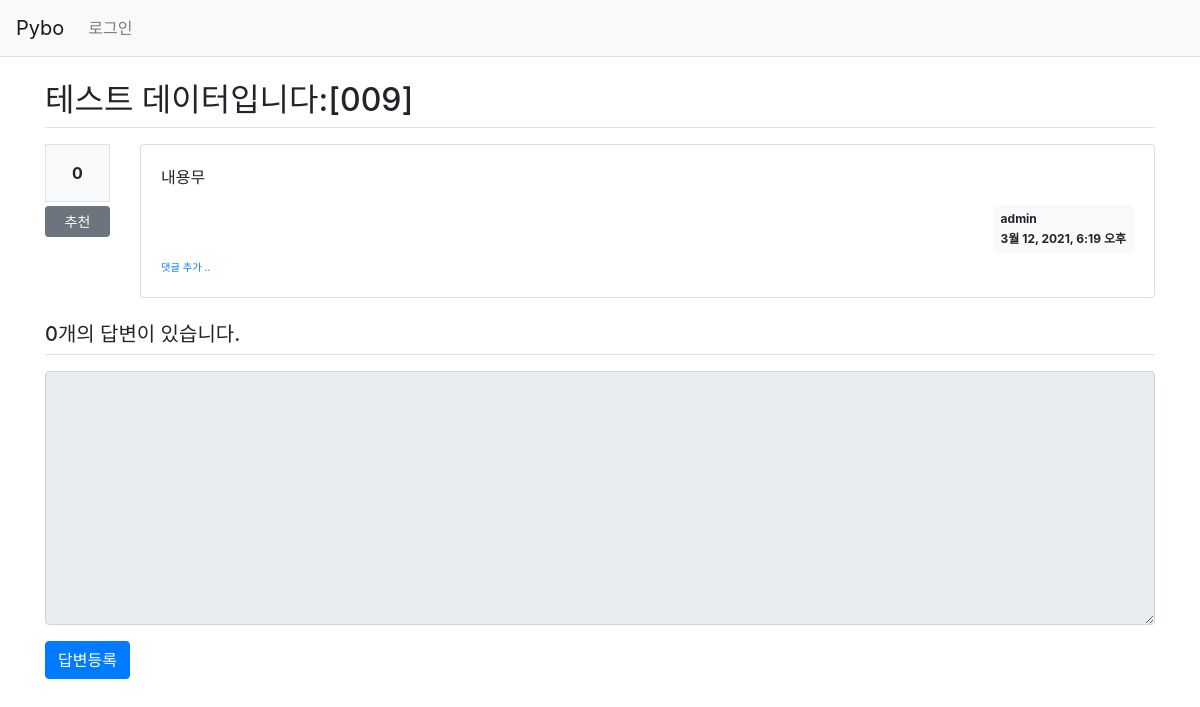
/pybo/14/, run on an earlier commit of the app's database.
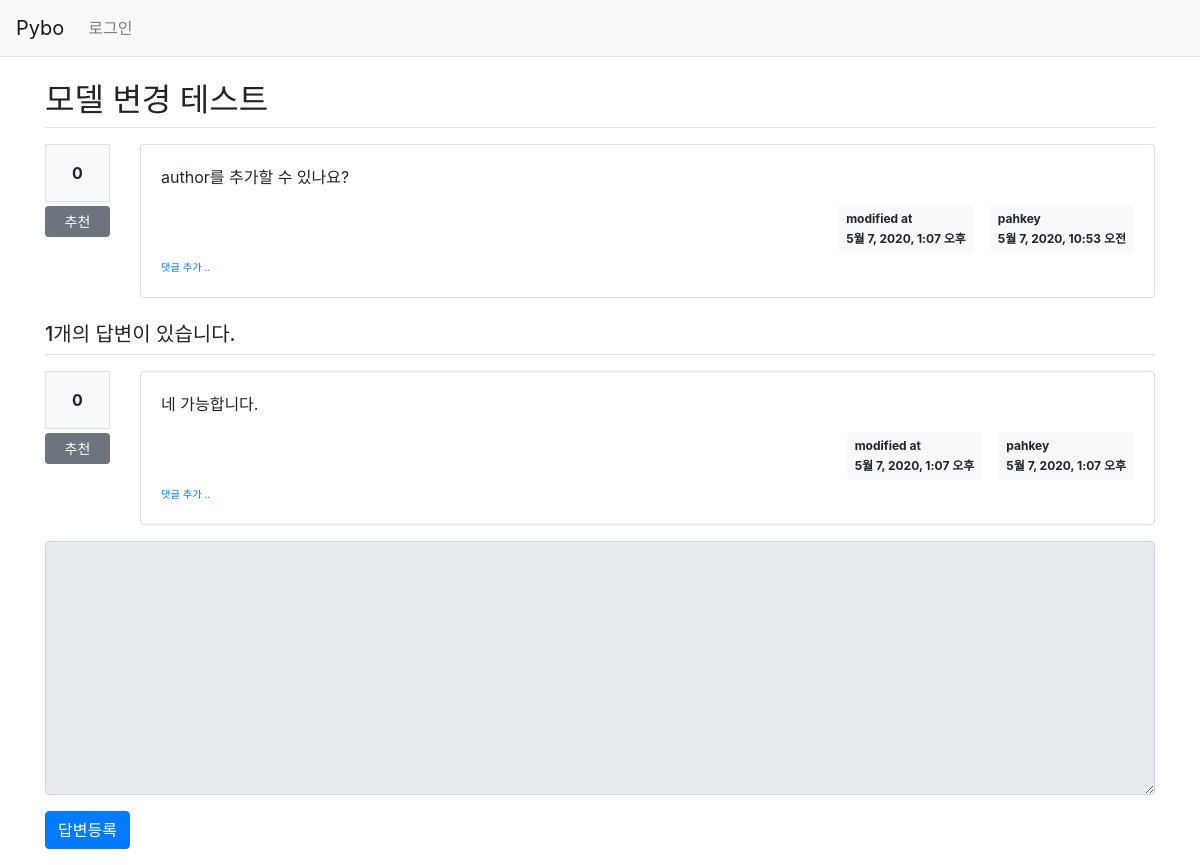
And on a later commit of the database.
### pybo/models.py (models this page shows, shortened)
class Question(models.Model):
    author = models.ForeignKey(User, on_delete=models.CASCADE, related_name='author_question')
    subject = models.CharField(max_length=200)
    content = models.TextField()
    create_date = models.DateTimeField()
    modify_date = models.DateTimeField(null=True, blank=True)
    voter = models.ManyToManyField(User, related_name='voter_question')

class Answer(models.Model):
    author = models.ForeignKey(User, on_delete=models.CASCADE, related_name='author_answer')
    question = models.ForeignKey(Question, on_delete=models.CASCADE)
    content = models.TextField()
    create_date = models.DateTimeField()
    modify_date = models.DateTimeField(null=True, blank=True)
    voter = models.ManyToManyField(User, related_name='voter_answer')

### pybo/views/base_views.py (the view)
# urls.py: path('<int:question_id>/', base_views.detail, name='detail'),
def detail(request, question_id):
    question = get_object_or_404(Question, pk=question_id)
    context = {'question': question}
    return render(request, 'pybo/question_detail.html', context)

### pybo/templatetags/pybo_filter.py (called while the page is built)
@register.filter()
def mark(value):
    extensions = ["nl2br", "fenced_code"]
    return mark_safe(markdown.markdown(value, extensions=extensions))

### templates/pybo/question_detail.html (shortened to what this page needs)
{% extends 'base.html' %}
{% load pybo_filter %}
{% block content %}
<div class="container my-3">
    <h2 class="border-bottom py-2">{{ question.subject }}</h2>
    <div class="row my-3">
        <div class="col-1">
            <div class="bg-light text-center p-3 border font-weight-bolder mb-1">{{question.voter.count}}</div>
            <a href="#" data-uri="{% url 'pybo:vote_question' question.id  %}"
               class="recommend btn btn-sm btn-secondary btn-block my-1">추천</a>
        </div>
        <div class="col-11">
            <div class="card">
                <div class="card-body">
                    <div class="card-text">{{ question.content|mark }}</div>
                    <div class="d-flex justify-content-end">
                        {% if question.modify_date %}
                        <div class="badge badge-light p-2 text-left mx-3">
                            <div class="mb-2">modified at</div>
                            <div>{{ question.modify_date }}</div>
                        </div>
                        {% endif %}
                        <div class="badge badge-light p-2 text-left">
                            <div class="mb-2">{{ question.author.username }}</div>
                            <div>{{ question.create_date }}</div>
                        </div>
                    </div>
                    <div>
                        <a href="{% url 'pybo:comment_create_question' question.id  %}"
                           class="small"><small>댓글 추가 ..</small></a>
                    </div>
                </div>
            </div>
        </div>
    </div>
    <h5 class="border-bottom my-3 py-2">{{question.answer_set.count}}개의 답변이 있습니다.</h5>
    {% for answer in question.answer_set.all %}
    <div class="row my-3">
        <div class="col-1">
            <div class="bg-light text-center p-3 border font-weight-bolder mb-1">{{answer.voter.count}}</div>
            <a href="#" data-uri="{% url 'pybo:vote_answer' answer.id  %}"
                class="recommend btn btn-sm btn-secondary btn-block my-1">추천</a>
        </div>
        <div class="col-11">
            <div class="card">
                <div class="card-body">
                    <div class="card-text">{{ answer.content|mark }}</div>
                    <div class="d-flex justify-content-end">
                        {% if answer.modify_date %}
                        <div class="badge badge-light p-2 text-left mx-3">
                            <div class="mb-2">modified at</div>
                            <div>{{ answer.modify_date }}</div>
                        </div>
                        {% endif %}
                        <div class="badge badge-light p-2 text-left">
                            <div class="mb-2">{{ answer.author.username }}</div>
                            <div>{{ answer.create_date }}</div>
                        </div>
                    </div>
                    <div>
                        <a href="{% url 'pybo:comment_create_answer' answer.id  %}"
                           class="small"><small>댓글 추가 ..</small></a>
                    </div>
                </div>
            </div>
        </div>
    </div>
    {% endfor %}
    <form action="{% url 'pybo:answer_create' question.id %}" method="post" class="my-3">
        <div class="form-group">
            <textarea {% if not user.is_authenticated %}disabled{% endif %}
              name="content" id="content" class="form-control" rows="10"></textarea>
        </div>
        <input type="submit" value="답변등록" class="btn btn-primary">
    </form>
</div>
{% endblock %}

### templates/base.html (shortened to what this page needs)
{% load static %}
<!doctype html>
<html lang="ko">
<head>
    <link rel="stylesheet" type="text/css" href="{% static 'bootstrap.min.css' %}">
    <link rel="stylesheet" type="text/css" href="{% static 'style.css' %}">
</head>
<body>
{% include "navbar.html" %}
{% block content %}
{% endblock %}
</body>
</html>

### templates/navbar.html (shortened to what this page needs)
<nav class="navbar navbar-expand-lg navbar-light bg-light border-bottom">
    <a class="navbar-brand" href="{% url 'pybo:index' %}">Pybo</a>
    <div class="collapse navbar-collapse flex-grow-0" id="navbarNav">
        <ul class="navbar-nav">
            <li class="nav-item ">
                {% if user.is_authenticated %}
                <a class="nav-link" href="{% url 'common:logout' %}">{{ user.username }} (로그아웃)</a>
                {% else %}
                <a class="nav-link" href="{% url 'common:login' %}">로그인</a>
                {% endif %}
            </li>
        </ul>
    </div>
</nav>

What changed in the data, as far as the page shows it:
changed Question: subject "테스트 데이터입니다:[009]" → "모델 변경 테스트"; content|mark "내용무" → "author를 추가할 수 있나요?"; modify_date (not shown) → "5월 7, 2020, 1:07 오후"; author.username "admin" → "pahkey"; create_date "3월 12, 2021, 6:19 오후" → "5월 7, 2020, 10:53 오전"; answer_set.count "0" → "1"
added Answer: voter.count "0", content|mark "네 가능합니다.", modify_date "5월 7, 2020, 1:07 오후", author.username "pahkey", create_date "5월 7, 2020, 1:07 오후"
Also different on the page:
text now shown: "modified at"
